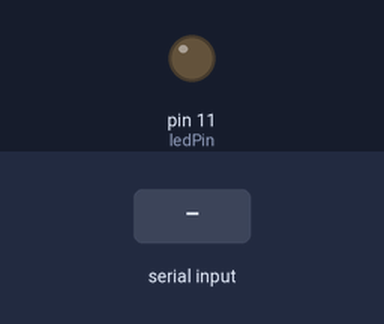
The sketch below on a simulated Arduino Uno, built with avr-gcc and run on an emulated ATmega328P. Parts: output pins drawn as LEDs (lit = HIGH). The inputs (shaded band) are chosen by the test bench. What the sketch prints to the serial monitor is not drawn.

Above: at 1.2 s.
1.3 s: byte 30 received over Serial
At 2.4 s:
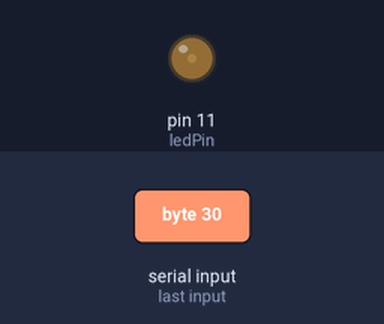
2.8 s: byte 90 received over Serial
At 3.5 s:
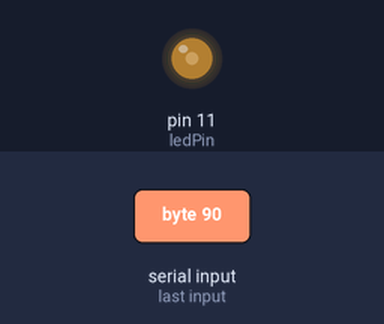
4.3 s: byte 120 received over Serial
At 4.6 s:
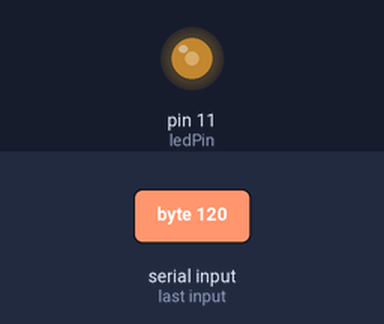
Timing chart, 0 to 7.3 s (numbered marks = the images above; inputs shaded):
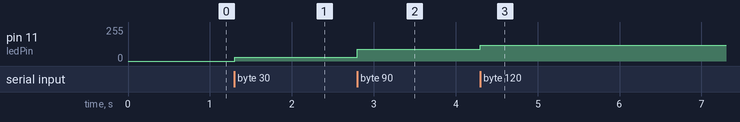

The sketch:

02_analog_output.ino
```cpp
int ledPin = 11;

void setup() {
  Serial.begin(9600);           // initialize serial communications
  //pinMode(ledPin, OUTPUT);
}

void loop() {
  if (Serial.available() > 0) { // if there's serial data available
    int val = Serial.read();   // read it
    Serial.write(val);         // send it back out as raw binary data
    if (val > 0) {
      analogWrite(ledPin, val);
    } else {
      analogWrite(ledPin, val);
    }
  }
}
```

Measured:
- after the input at 1.3 s, pin 11 (ledPin): 0/255 → 30/255 at once
- after the input at 2.8 s, pin 11 (ledPin): 30/255 → 90/255 at once
- after the input at 4.3 s, pin 11 (ledPin): 90/255 → 120/255 at once
